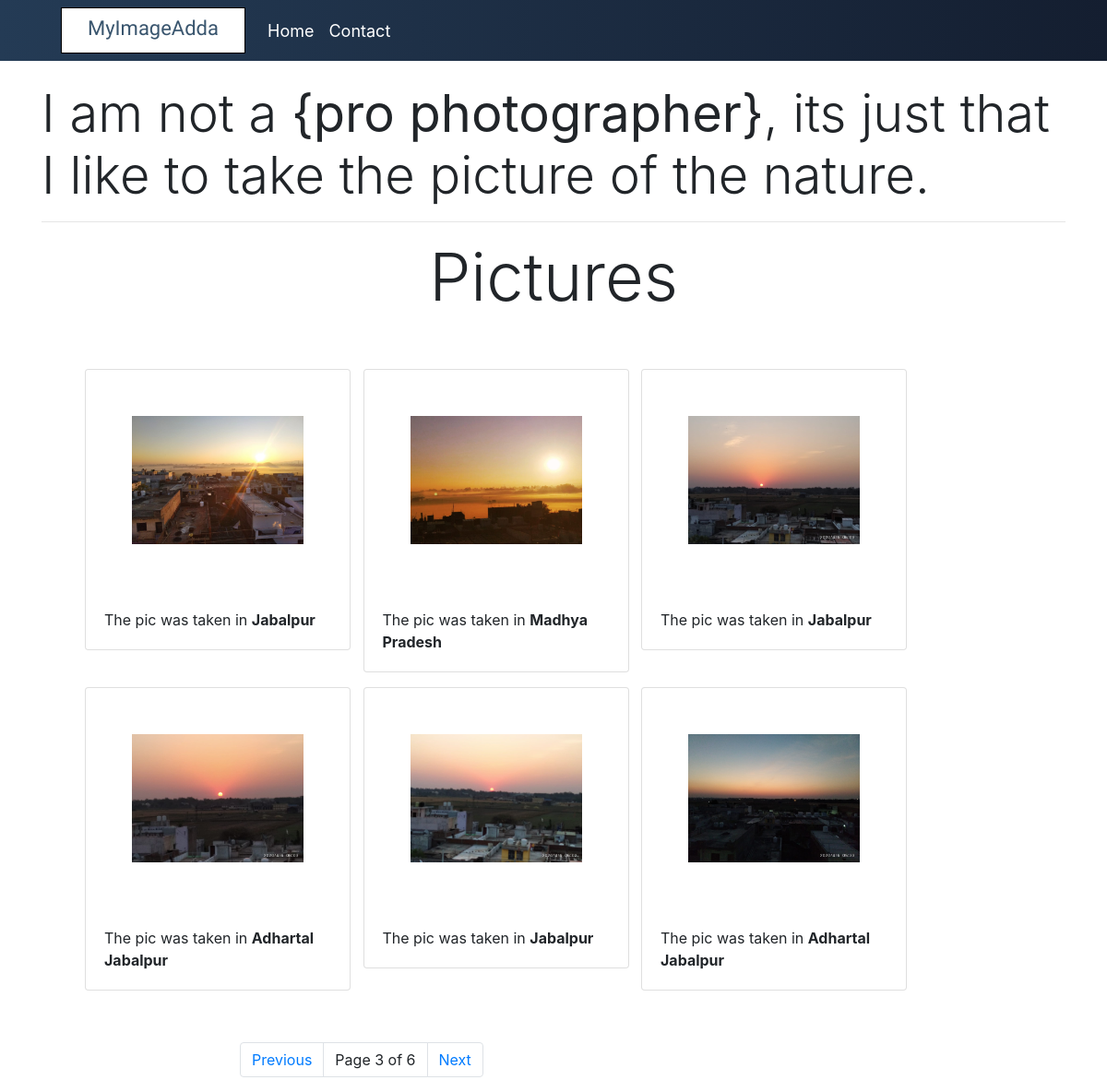
/?page=3, run on the app's committed database.
### MyImageAdda/models.py (models this page shows, shortened)
class Image(models.Model):
    picture = models.ImageField()
    place = models.CharField(max_length=200)

### MyImageAdda/views.py (the view)
# urls.py: path('', views.index, name='index')
def index(request):
    pic_list = Image.objects.all()
    paginator = Paginator(pic_list, 6)
    page = request.GET.get('page')
    try:
        pics = paginator.page(page)
    except PageNotAnInteger:
        pics = paginator.page(1)
    except EmptyPage:
        pics = paginator.page(paginator.num_pages)
    context = {
        'page': page,
        'pics': pics
    }
    return render(request, 'MyImageAdda/index.html', context)

### MyImageAdda/templates/MyImageAdda/index.html (shortened to what this page needs)
{% extends 'MyImageAdda/base.html' %}
{% load static %}
{% block content %}
<div class="container">
    <p class="display-4 pt-4">I am not a <strong>{pro photographer}</strong>, its just that I like to take the picture of the nature.</p>
    <hr>
    <h2 class="display-3 text-center ">Pictures</h2>
    <div class="row my-5 mx-3">
        {% for x in pics %}
        <div class="col-lg-3 mx-3">
            <div class="card my-2 " style="width: 18rem;">
                <img src="{{ x.picture.url }}" class="zoom card-img-top" alt="...">
                <div class="card-body">
                    <p class="card-text">The pic was taken in <strong>{{x.place}}</strong></p>
                </div>
            </div>
        </div>
        {% endfor %}
    </div>
</div>
{% include "MyImageAdda/pagination.html" with page=pics %}
{% endblock content %}

### MyImageAdda/static/style.css (style rules this page uses)
.zoom { padding: 50px; transition: transform .2s; }

### data on the page
Image: picture (picture), place "Jabalpur"
Image: picture (picture), place "Madhya Pradesh"
Image: picture (picture), place "Jabalpur"
Image: picture (picture), place "Adhartal Jabalpur"
Image: picture (picture), place "Jabalpur"
Image: picture (picture), place "Adhartal Jabalpur"

### other printed values
{{ page.number }} "3"
{{ page.paginator.num_pages }} "6"
